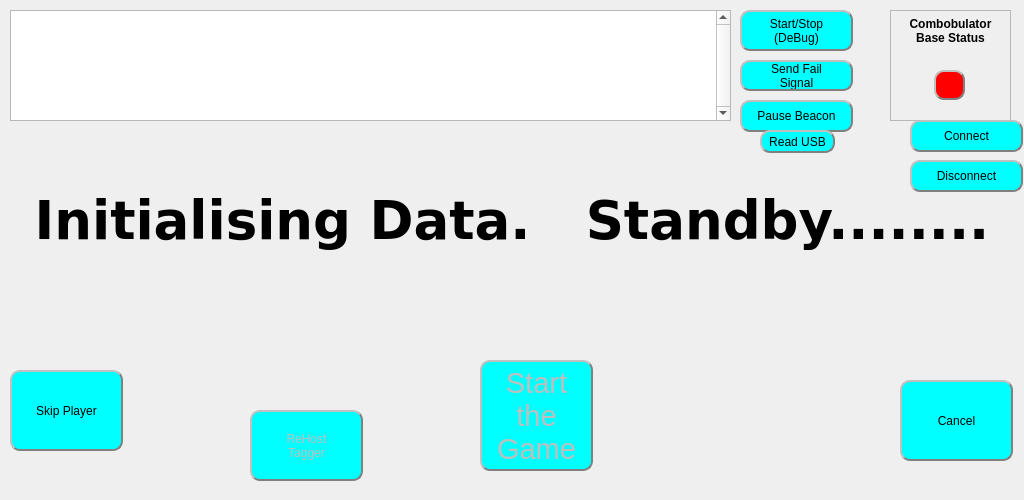
<?xml version="1.0" encoding="UTF-8"?>
<ui version="4.0">
 <class>HostGameWindow</class>
 <widget class="QDialog" name="HostGameWindow">
  <property name="geometry">
   <rect>
    <x>0</x>
    <y>0</y>
    <width>1024</width>
    <height>500</height>
   </rect>
  </property>
  <property name="windowTitle">
   <string>Dialog</string>
  </property>
  <property name="styleSheet">
   <string notr="true">QPushButton
{
    background-color: cyan;
    border-style: outset;
    border-width: 2px;
    border-radius: 10px;
    border-color: grey;
}

QPushbutton:checked
{
    background-color: rgb(100,255,255);
	font-weight: bold;
}

QPushbutton:disabled
{
	background-color: grey;
}</string>
  </property>
  <widget class="QPushButton" name="btn_Cancel">
   <property name="geometry">
    <rect>
     <x>900</x>
     <y>380</y>
     <width>113</width>
     <height>81</height>
    </rect>
   </property>
   <property name="palette">
    <palette>
     <active>
      <colorrole role="Button">
       <brush brushstyle="SolidPattern">
        <color alpha="255">
         <red>0</red>
         <green>255</green>
         <blue>255</blue>
        </color>
       </brush>
      </colorrole>
      <colorrole role="Base">
       <brush brushstyle="SolidPattern">
        <color alpha="255">
         <red>0</red>
         <green>255</green>
         <blue>255</blue>
        </color>
       </brush>
      </colorrole>
      <colorrole role="Window">
       <brush brushstyle="SolidPattern">
        <color alpha="255">
         <red>0</red>
         <green>255</green>
         <blue>255</blue>
        </color>
       </brush>
      </colorrole>
     </active>
     <inactive>
      <colorrole role="Button">
       <brush brushstyle="SolidPattern">
        <color alpha="255">
         <red>0</red>
         <green>255</green>
         <blue>255</blue>
        </color>
       </brush>
      </colorrole>
      <colorrole role="Base">
       <brush brushstyle="SolidPattern">
        <color alpha="255">
         <red>0</red>
         <green>255</green>
         <blue>255</blue>
        </color>
       </brush>
      </colorrole>
      <colorrole role="Window">
       <brush brushstyle="SolidPattern">
        <color alpha="255">
         <red>0</red>
         <green>255</green>
         <blue>255</blue>
        </color>
       </brush>
      </colorrole>
     </inactive>
     <disabled>
      <colorrole role="Button">
       <brush brushstyle="SolidPattern">
        <color alpha="255">
         <red>0</red>
         <green>255</green>
         <blue>255</blue>
        </color>
       </brush>
      </colorrole>
      <colorrole role="Base">
       <brush brushstyle="SolidPattern">
        <color alpha="255">
         <red>0</red>
         <green>255</green>
         <blue>255</blue>
        </color>
       </brush>
      </colorrole>
      <colorrole role="Window">
       <brush brushstyle="SolidPattern">
        <color alpha="255">
         <red>0</red>
         <green>255</green>
         <blue>255</blue>
        </color>
       </brush>
      </colorrole>
     </disabled>
    </palette>
   </property>
   <property name="text">
    <string>Cancel</string>
   </property>
  </widget>
  <widget class="QListWidget" name="listWidget_Status">
   <property name="geometry">
    <rect>
     <x>10</x>
     <y>10</y>
     <width>721</width>
     <height>111</height>
    </rect>
   </property>
   <property name="sizePolicy">
    <sizepolicy hsizetype="Fixed" vsizetype="Fixed">
     <horstretch>0</horstretch>
     <verstretch>0</verstretch>
    </sizepolicy>
   </property>
   <property name="verticalScrollBarPolicy">
    <enum>Qt::ScrollBarAlwaysOn</enum>
   </property>
   <property name="horizontalScrollBarPolicy">
    <enum>Qt::ScrollBarAlwaysOff</enum>
   </property>
   <property name="sizeAdjustPolicy">
    <enum>QAbstractScrollArea::AdjustToContents</enum>
   </property>
   <property name="autoScroll">
    <bool>false</bool>
   </property>
   <property name="verticalScrollMode">
    <enum>QAbstractItemView::ScrollPerItem</enum>
   </property>
   <property name="horizontalScrollMode">
    <enum>QAbstractItemView::ScrollPerItem</enum>
   </property>
   <property name="movement">
    <enum>QListView::Free</enum>
   </property>
   <property name="isWrapping" stdset="0">
    <bool>false</bool>
   </property>
  </widget>
  <widget class="QLabel" name="label">
   <property name="geometry">
    <rect>
     <x>0</x>
     <y>120</y>
     <width>1024</width>
     <height>200</height>
    </rect>
   </property>
   <property name="font">
    <font>
     <family>Verdana</family>
     <pointsize>40</pointsize>
     <weight>75</weight>
     <bold>true</bold>
    </font>
   </property>
   <property name="text">
    <string>Initialising Data.   Standby........</string>
   </property>
   <property name="scaledContents">
    <bool>true</bool>
   </property>
   <property name="alignment">
    <set>Qt::AlignCenter</set>
   </property>
  </widget>
  <widget class="QPushButton" name="btn_StartStopHosting">
   <property name="geometry">
    <rect>
     <x>740</x>
     <y>10</y>
     <width>113</width>
     <height>41</height>
    </rect>
   </property>
   <property name="text">
    <string>Start/Stop
(DeBug)</string>
   </property>
   <property name="checkable">
    <bool>true</bool>
   </property>
   <property name="checked">
    <bool>true</bool>
   </property>
  </widget>
  <widget class="QPushButton" name="btn_SkipPlayer">
   <property name="geometry">
    <rect>
     <x>10</x>
     <y>370</y>
     <width>113</width>
     <height>81</height>
    </rect>
   </property>
   <property name="palette">
    <palette>
     <active>
      <colorrole role="Button">
       <brush brushstyle="SolidPattern">
        <color alpha="255">
         <red>0</red>
         <green>255</green>
         <blue>255</blue>
        </color>
       </brush>
      </colorrole>
      <colorrole role="Base">
       <brush brushstyle="SolidPattern">
        <color alpha="255">
         <red>0</red>
         <green>255</green>
         <blue>255</blue>
        </color>
       </brush>
      </colorrole>
      <colorrole role="Window">
       <brush brushstyle="SolidPattern">
        <color alpha="255">
         <red>0</red>
         <green>255</green>
         <blue>255</blue>
        </color>
       </brush>
      </colorrole>
     </active>
     <inactive>
      <colorrole role="Button">
       <brush brushstyle="SolidPattern">
        <color alpha="255">
         <red>0</red>
         <green>255</green>
         <blue>255</blue>
        </color>
       </brush>
      </colorrole>
      <colorrole role="Base">
       <brush brushstyle="SolidPattern">
        <color alpha="255">
         <red>0</red>
         <green>255</green>
         <blue>255</blue>
        </color>
       </brush>
      </colorrole>
      <colorrole role="Window">
       <brush brushstyle="SolidPattern">
        <color alpha="255">
         <red>0</red>
         <green>255</green>
         <blue>255</blue>
        </color>
       </brush>
      </colorrole>
     </inactive>
     <disabled>
      <colorrole role="Button">
       <brush brushstyle="SolidPattern">
        <color alpha="255">
         <red>0</red>
         <green>255</green>
         <blue>255</blue>
        </color>
       </brush>
      </colorrole>
      <colorrole role="Base">
       <brush brushstyle="SolidPattern">
        <color alpha="255">
         <red>0</red>
         <green>255</green>
         <blue>255</blue>
        </color>
       </brush>
      </colorrole>
      <colorrole role="Window">
       <brush brushstyle="SolidPattern">
        <color alpha="255">
         <red>0</red>
         <green>255</green>
         <blue>255</blue>
        </color>
       </brush>
      </colorrole>
     </disabled>
    </palette>
   </property>
   <property name="text">
    <string>Skip Player</string>
   </property>
  </widget>
  <widget class="QPushButton" name="btn_StartGame">
   <property name="enabled">
    <bool>false</bool>
   </property>
   <property name="geometry">
    <rect>
     <x>480</x>
     <y>360</y>
     <width>113</width>
     <height>111</height>
    </rect>
   </property>
   <property name="palette">
    <palette>
     <active>
      <colorrole role="Button">
       <brush brushstyle="SolidPattern">
        <color alpha="255">
         <red>0</red>
         <green>255</green>
         <blue>255</blue>
        </color>
       </brush>
      </colorrole>
      <colorrole role="Base">
       <brush brushstyle="SolidPattern">
        <color alpha="255">
         <red>0</red>
         <green>255</green>
         <blue>255</blue>
        </color>
       </brush>
      </colorrole>
      <colorrole role="Window">
       <brush brushstyle="SolidPattern">
        <color alpha="255">
         <red>0</red>
         <green>255</green>
         <blue>255</blue>
        </color>
       </brush>
      </colorrole>
     </active>
     <inactive>
      <colorrole role="Button">
       <brush brushstyle="SolidPattern">
        <color alpha="255">
         <red>0</red>
         <green>255</green>
         <blue>255</blue>
        </color>
       </brush>
      </colorrole>
      <colorrole role="Base">
       <brush brushstyle="SolidPattern">
        <color alpha="255">
         <red>0</red>
         <green>255</green>
         <blue>255</blue>
        </color>
       </brush>
      </colorrole>
      <colorrole role="Window">
       <brush brushstyle="SolidPattern">
        <color alpha="255">
         <red>0</red>
         <green>255</green>
         <blue>255</blue>
        </color>
       </brush>
      </colorrole>
     </inactive>
     <disabled>
      <colorrole role="Button">
       <brush brushstyle="SolidPattern">
        <color alpha="255">
         <red>0</red>
         <green>255</green>
         <blue>255</blue>
        </color>
       </brush>
      </colorrole>
      <colorrole role="Base">
       <brush brushstyle="SolidPattern">
        <color alpha="255">
         <red>0</red>
         <green>255</green>
         <blue>255</blue>
        </color>
       </brush>
      </colorrole>
      <colorrole role="Window">
       <brush brushstyle="SolidPattern">
        <color alpha="255">
         <red>0</red>
         <green>255</green>
         <blue>255</blue>
        </color>
       </brush>
      </colorrole>
     </disabled>
    </palette>
   </property>
   <property name="font">
    <font>
     <pointsize>22</pointsize>
    </font>
   </property>
   <property name="text">
    <string>Start
the
Game</string>
   </property>
   <property name="default">
    <bool>true</bool>
   </property>
  </widget>
  <widget class="QPushButton" name="btn_Rehost">
   <property name="enabled">
    <bool>false</bool>
   </property>
   <property name="geometry">
    <rect>
     <x>250</x>
     <y>410</y>
     <width>113</width>
     <height>71</height>
    </rect>
   </property>
   <property name="palette">
    <palette>
     <active>
      <colorrole role="Button">
       <brush brushstyle="SolidPattern">
        <color alpha="255">
         <red>0</red>
         <green>255</green>
         <blue>255</blue>
        </color>
       </brush>
      </colorrole>
      <colorrole role="Base">
       <brush brushstyle="SolidPattern">
        <color alpha="255">
         <red>0</red>
         <green>255</green>
         <blue>255</blue>
        </color>
       </brush>
      </colorrole>
      <colorrole role="Window">
       <brush brushstyle="SolidPattern">
        <color alpha="255">
         <red>0</red>
         <green>255</green>
         <blue>255</blue>
        </color>
       </brush>
      </colorrole>
     </active>
     <inactive>
      <colorrole role="Button">
       <brush brushstyle="SolidPattern">
        <color alpha="255">
         <red>0</red>
         <green>255</green>
         <blue>255</blue>
        </color>
       </brush>
      </colorrole>
      <colorrole role="Base">
       <brush brushstyle="SolidPattern">
        <color alpha="255">
         <red>0</red>
         <green>255</green>
         <blue>255</blue>
        </color>
       </brush>
      </colorrole>
      <colorrole role="Window">
       <brush brushstyle="SolidPattern">
        <color alpha="255">
         <red>0</red>
         <green>255</green>
         <blue>255</blue>
        </color>
       </brush>
      </colorrole>
     </inactive>
     <disabled>
      <colorrole role="Button">
       <brush brushstyle="SolidPattern">
        <color alpha="255">
         <red>0</red>
         <green>255</green>
         <blue>255</blue>
        </color>
       </brush>
      </colorrole>
      <colorrole role="Base">
       <brush brushstyle="SolidPattern">
        <color alpha="255">
         <red>0</red>
         <green>255</green>
         <blue>255</blue>
        </color>
       </brush>
      </colorrole>
      <colorrole role="Window">
       <brush brushstyle="SolidPattern">
        <color alpha="255">
         <red>0</red>
         <green>255</green>
         <blue>255</blue>
        </color>
       </brush>
      </colorrole>
     </disabled>
    </palette>
   </property>
   <property name="text">
    <string>ReHost
Tagger</string>
   </property>
   <property name="autoDefault">
    <bool>false</bool>
   </property>
  </widget>
  <widget class="QFrame" name="frame">
   <property name="geometry">
    <rect>
     <x>890</x>
     <y>10</y>
     <width>121</width>
     <height>111</height>
    </rect>
   </property>
   <property name="frameShape">
    <enum>QFrame::StyledPanel</enum>
   </property>
   <property name="frameShadow">
    <enum>QFrame::Raised</enum>
   </property>
   <property name="lineWidth">
    <number>5</number>
   </property>
   <property name="midLineWidth">
    <number>3</number>
   </property>
   <widget class="QLabel" name="label_TCPcommsStatus">
    <property name="geometry">
     <rect>
      <x>0</x>
      <y>0</y>
      <width>121</width>
      <height>41</height>
     </rect>
    </property>
    <property name="font">
     <font>
      <weight>75</weight>
      <bold>true</bold>
     </font>
    </property>
    <property name="text">
     <string>Combobulator
Base Status</string>
    </property>
    <property name="alignment">
     <set>Qt::AlignCenter</set>
    </property>
   </widget>
   <widget class="QPushButton" name="led_Status">
    <property name="geometry">
     <rect>
      <x>44</x>
      <y>60</y>
      <width>31</width>
      <height>30</height>
     </rect>
    </property>
    <property name="palette">
     <palette>
      <active>
       <colorrole role="Button">
        <brush brushstyle="SolidPattern">
         <color alpha="255">
          <red>255</red>
          <green>0</green>
          <blue>0</blue>
         </color>
        </brush>
       </colorrole>
       <colorrole role="Base">
        <brush brushstyle="SolidPattern">
         <color alpha="255">
          <red>255</red>
          <green>0</green>
          <blue>0</blue>
         </color>
        </brush>
       </colorrole>
       <colorrole role="Window">
        <brush brushstyle="SolidPattern">
         <color alpha="255">
          <red>255</red>
          <green>0</green>
          <blue>0</blue>
         </color>
        </brush>
       </colorrole>
      </active>
      <inactive>
       <colorrole role="Button">
        <brush brushstyle="SolidPattern">
         <color alpha="255">
          <red>255</red>
          <green>0</green>
          <blue>0</blue>
         </color>
        </brush>
       </colorrole>
       <colorrole role="Base">
        <brush brushstyle="SolidPattern">
         <color alpha="255">
          <red>255</red>
          <green>0</green>
          <blue>0</blue>
         </color>
        </brush>
       </colorrole>
       <colorrole role="Window">
        <brush brushstyle="SolidPattern">
         <color alpha="255">
          <red>255</red>
          <green>0</green>
          <blue>0</blue>
         </color>
        </brush>
       </colorrole>
      </inactive>
      <disabled>
       <colorrole role="Button">
        <brush brushstyle="SolidPattern">
         <color alpha="255">
          <red>255</red>
          <green>0</green>
          <blue>0</blue>
         </color>
        </brush>
       </colorrole>
       <colorrole role="Base">
        <brush brushstyle="SolidPattern">
         <color alpha="255">
          <red>255</red>
          <green>0</green>
          <blue>0</blue>
         </color>
        </brush>
       </colorrole>
       <colorrole role="Window">
        <brush brushstyle="SolidPattern">
         <color alpha="255">
          <red>255</red>
          <green>0</green>
          <blue>0</blue>
         </color>
        </brush>
       </colorrole>
      </disabled>
     </palette>
    </property>
    <property name="autoFillBackground">
     <bool>false</bool>
    </property>
    <property name="styleSheet">
     <string notr="true">QPushButton
{
    background-color: red;
    border-style: outset;
    border-width: 2px;
    border-radius: 10px;
    border-color: grey;
}
</string>
    </property>
    <property name="text">
     <string/>
    </property>
    <property name="autoDefault">
     <bool>false</bool>
    </property>
   </widget>
  </widget>
  <widget class="QPushButton" name="btn_FailSend">
   <property name="geometry">
    <rect>
     <x>740</x>
     <y>60</y>
     <width>113</width>
     <height>31</height>
    </rect>
   </property>
   <property name="text">
    <string>Send Fail
Signal</string>
   </property>
  </widget>
  <widget class="QPushButton" name="btn_StopStartBeacon">
   <property name="geometry">
    <rect>
     <x>740</x>
     <y>100</y>
     <width>113</width>
     <height>32</height>
    </rect>
   </property>
   <property name="text">
    <string>Pause Beacon</string>
   </property>
   <property name="checkable">
    <bool>true</bool>
   </property>
   <property name="checked">
    <bool>true</bool>
   </property>
   <property name="autoDefault">
    <bool>false</bool>
   </property>
  </widget>
  <widget class="QPushButton" name="btn_Connect">
   <property name="geometry">
    <rect>
     <x>910</x>
     <y>120</y>
     <width>113</width>
     <height>32</height>
    </rect>
   </property>
   <property name="text">
    <string>Connect</string>
   </property>
  </widget>
  <widget class="QPushButton" name="btn_Disconnect">
   <property name="geometry">
    <rect>
     <x>910</x>
     <y>160</y>
     <width>113</width>
     <height>32</height>
    </rect>
   </property>
   <property name="text">
    <string>Disconnect</string>
   </property>
  </widget>
  <widget class="QPushButton" name="btn_ReadyReadUSB">
   <property name="geometry">
    <rect>
     <x>760</x>
     <y>130</y>
     <width>75</width>
     <height>23</height>
    </rect>
   </property>
   <property name="text">
    <string>Read USB</string>
   </property>
  </widget>
 </widget>
 <resources/>
 <connections/>
</ui>
